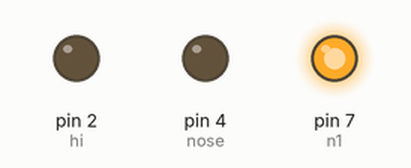
Simulated run of this sketch. Board: Arduino Uno, built with avr-gcc and run on an emulated ATmega328P. On the bench: output pins drawn as LEDs (lit = HIGH).

Above: at 0.2 s.
At 1.2 s:
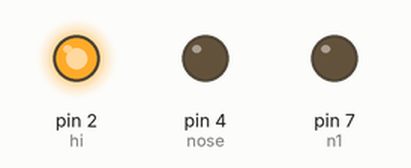
At 3.7 s:
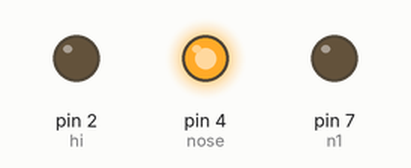
Timing chart, 0 to 4.6 s (numbered marks = the images above):
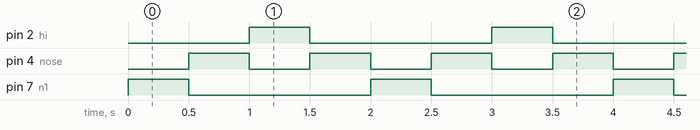

The sketch:

danna.ino
```cpp
int n1=7;
int nose=4;
int hi=2;
void setup() {
 pinMode(n1, OUTPUT);
pinMode(nose, OUTPUT);
pinMode(hi, OUTPUT);
}

void loop() {
 digitalWrite(n1, HIGH);
 digitalWrite(nose, LOW);
 digitalWrite(hi, LOW);
 delay(500);

 digitalWrite(n1, LOW);
 digitalWrite(nose, HIGH);
 digitalWrite(hi, LOW);
 delay(500);

 digitalWrite(n1, LOW);
  digitalWrite(nose, LOW);
digitalWrite(hi, HIGH);
 delay(500);

digitalWrite(n1, LOW);
digitalWrite(nose, HIGH);
digitalWrite(hi, LOW);
delay(500);
}
```

Measured:
- by itself, pin 2 (hi), pin 7 (n1): alternates HIGH for 0.50 s and LOW for 1.5 s
- by itself, pin 4 (nose): alternates HIGH for 0.50 s and LOW for 0.50 s
- by itself, everything shown: repeats every 2.0 s, in 4 steps
